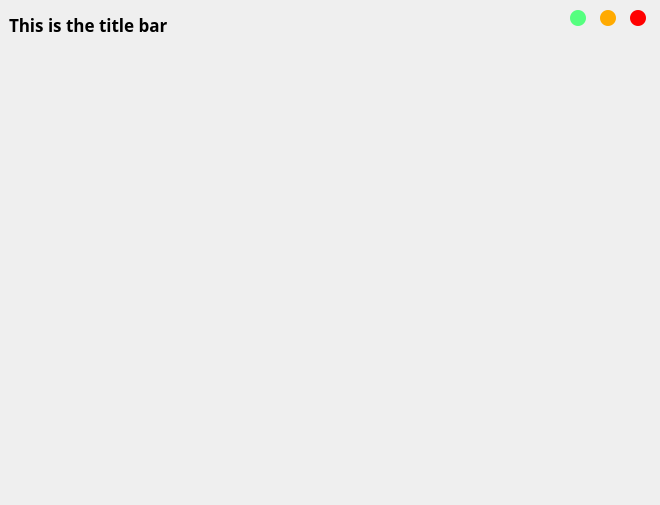
<?xml version="1.0" encoding="UTF-8"?>
<ui version="4.0">
 <class>MainWindow</class>
 <widget class="QMainWindow" name="MainWindow">
  <property name="geometry">
   <rect>
    <x>0</x>
    <y>0</y>
    <width>660</width>
    <height>505</height>
   </rect>
  </property>
  <property name="windowTitle">
   <string>MainWindow</string>
  </property>
  <property name="styleSheet">
   <string notr="true"/>
  </property>
  <widget class="QWidget" name="centralwidget">
   <layout class="QVBoxLayout" name="verticalLayout" stretch="0,0">
    <property name="spacing">
     <number>0</number>
    </property>
    <property name="leftMargin">
     <number>0</number>
    </property>
    <property name="topMargin">
     <number>0</number>
    </property>
    <property name="rightMargin">
     <number>0</number>
    </property>
    <property name="bottomMargin">
     <number>0</number>
    </property>
    <item>
     <widget class="QFrame" name="frame">
      <property name="maximumSize">
       <size>
        <width>16777215</width>
        <height>50</height>
       </size>
      </property>
      <property name="frameShape">
       <enum>QFrame::NoFrame</enum>
      </property>
      <property name="frameShadow">
       <enum>QFrame::Plain</enum>
      </property>
      <property name="lineWidth">
       <number>0</number>
      </property>
      <layout class="QHBoxLayout" name="horizontalLayout">
       <property name="spacing">
        <number>0</number>
       </property>
       <property name="leftMargin">
        <number>0</number>
       </property>
       <property name="topMargin">
        <number>0</number>
       </property>
       <property name="rightMargin">
        <number>0</number>
       </property>
       <property name="bottomMargin">
        <number>0</number>
       </property>
       <item>
        <widget class="QFrame" name="frame_3">
         <property name="frameShape">
          <enum>QFrame::NoFrame</enum>
         </property>
         <property name="frameShadow">
          <enum>QFrame::Raised</enum>
         </property>
         <property name="lineWidth">
          <number>0</number>
         </property>
         <layout class="QHBoxLayout" name="horizontalLayout_2">
          <item>
           <widget class="QLabel" name="TItle">
            <property name="font">
             <font>
              <family>Fira Code</family>
              <pointsize>13</pointsize>
              <weight>75</weight>
              <bold>true</bold>
              <stylestrategy>PreferAntialias</stylestrategy>
             </font>
            </property>
            <property name="text">
             <string>This is the title bar</string>
            </property>
           </widget>
          </item>
         </layout>
        </widget>
       </item>
       <item>
        <widget class="QFrame" name="frame_4">
         <property name="enabled">
          <bool>true</bool>
         </property>
         <property name="maximumSize">
          <size>
           <width>100</width>
           <height>50</height>
          </size>
         </property>
         <property name="frameShape">
          <enum>QFrame::NoFrame</enum>
         </property>
         <property name="frameShadow">
          <enum>QFrame::Sunken</enum>
         </property>
         <property name="lineWidth">
          <number>0</number>
         </property>
         <widget class="QPushButton" name="btn_maximize">
          <property name="geometry">
           <rect>
            <x>10</x>
            <y>10</y>
            <width>16</width>
            <height>16</height>
           </rect>
          </property>
          <property name="styleSheet">
           <string notr="true">QPushButton{
	border-radius: 8px;
	border: none;
	background-color: rgb(85, 255, 127);
}
QPushButton: hover{
	background-color: rgba(85, 255, 127, 150)
}</string>
          </property>
          <property name="text">
           <string/>
          </property>
         </widget>
         <widget class="QPushButton" name="btn_minimize">
          <property name="geometry">
           <rect>
            <x>40</x>
            <y>10</y>
            <width>16</width>
            <height>16</height>
           </rect>
          </property>
          <property name="styleSheet">
           <string notr="true">QPushButton{
	border-radius: 8px;
	border: none;
	background-color: rgb(255, 170, 0);
}
QPushButton: hover{
	background-color: rgba(255, 170, 0, 150)
}</string>
          </property>
          <property name="text">
           <string/>
          </property>
         </widget>
         <widget class="QPushButton" name="btn_close">
          <property name="geometry">
           <rect>
            <x>70</x>
            <y>10</y>
            <width>16</width>
            <height>16</height>
           </rect>
          </property>
          <property name="styleSheet">
           <string notr="true">QPushButton{
	border-radius: 8px;
	border: none;
	background: rgb(255, 0, 0);
}
QPushButton: hover{
	background:rgba(255, 0, 0, 150)
}</string>
          </property>
          <property name="text">
           <string/>
          </property>
         </widget>
        </widget>
       </item>
      </layout>
     </widget>
    </item>
    <item>
     <widget class="QFrame" name="frame_2">
      <property name="frameShape">
       <enum>QFrame::NoFrame</enum>
      </property>
      <property name="frameShadow">
       <enum>QFrame::Raised</enum>
      </property>
      <property name="lineWidth">
       <number>0</number>
      </property>
     </widget>
    </item>
   </layout>
  </widget>
 </widget>
 <resources/>
 <connections/>
</ui>
